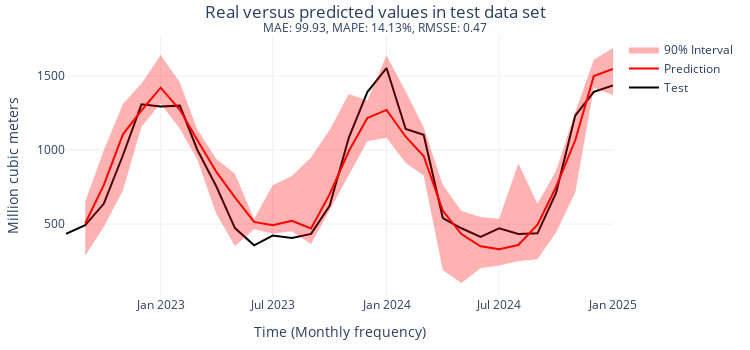

Source (notebook cell):
### Code cell
# Plot Test data versus Predicted with 80% confidence interval
# ==============================================================================
fig = go.Figure()

# Actual values
fig.add_trace(go.Scatter(
    x=data_test.index, 
    y=data_test['Inland Consumption'], 
    name="Test", 
    mode="lines",
    line=dict(color="black")
))
# Predictions
fig.add_trace(go.Scatter(
    x=predictions.index, 
    y=predictions['pred'], 
    name="Prediction", 
    mode="lines",
    line=dict(color="red")
))

# Upper bound (Shaded area)
fig.add_trace(go.Scatter(
    x=predictions.index, 
    y=predictions['upper_bound'], 
    mode='lines',
    line=dict(width=0),  # No line, just for shading
    showlegend=False
))

# Lower bound (Shaded area)
fig.add_trace(go.Scatter(
    x=predictions.index, 
    y=predictions['lower_bound'], 
    mode='lines',
    fill='tonexty',  # Fill between this trace and the previous one
    fillcolor='rgba(255, 0, 0, 0.3)',  # Semi-transparent red
    line=dict(width=0),  # No line
    name='90% Interval'
))

mae  = metric['mean_absolute_error']
mape = metric['mean_absolute_percentage_error']
rmsse = metric['root_mean_squared_scaled_error']

# Layout
fig.update_layout(
    title={
        'text': f"Real versus predicted values in test data set<br><sup>MAE: {mae.values[0]:.2f}, MAPE: {mape.values[0]:.2%}, RMSSE: {rmsse.values[0]:.2f}</sup>",
        'x': 0.5
    },
    title_x=0.5,
    xaxis_title="Time (Monthly frequency)",
    yaxis_title="Million cubic meters",
    width=750,
    height=350,
    template="plotly_white", 
    margin=dict(l=20, r=20, t=35, b=20),
    #legend=dict(orientation="h", yanchor="top", y=1.1, xanchor="left", x=0.001)
)

# Show figure
fig.show()
